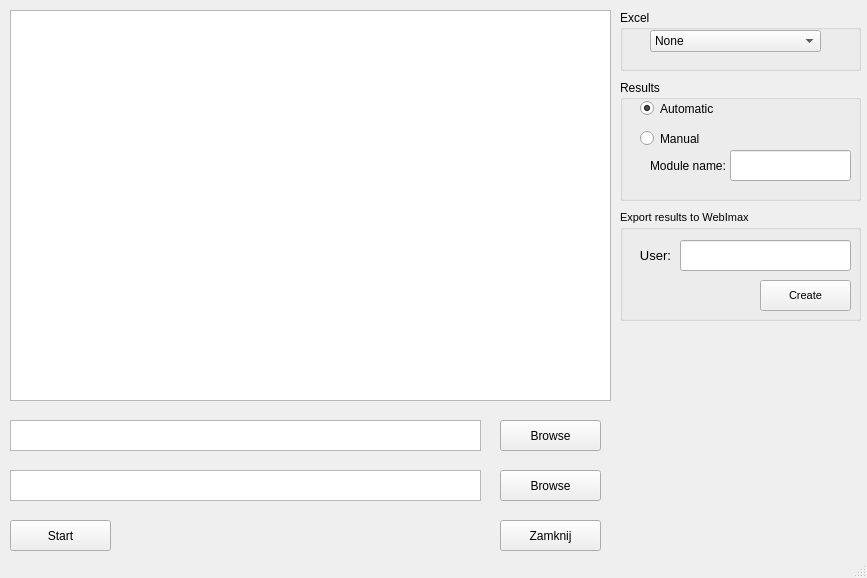
<?xml version="1.0" encoding="UTF-8"?>
<ui version="4.0">
 <class>MainWindow</class>
 <widget class="QMainWindow" name="MainWindow">
  <property name="enabled">
   <bool>true</bool>
  </property>
  <property name="geometry">
   <rect>
    <x>0</x>
    <y>0</y>
    <width>867</width>
    <height>578</height>
   </rect>
  </property>
  <property name="sizePolicy">
   <sizepolicy hsizetype="Preferred" vsizetype="Preferred">
    <horstretch>0</horstretch>
    <verstretch>0</verstretch>
   </sizepolicy>
  </property>
  <property name="minimumSize">
   <size>
    <width>867</width>
    <height>578</height>
   </size>
  </property>
  <property name="maximumSize">
   <size>
    <width>867</width>
    <height>578</height>
   </size>
  </property>
  <property name="sizeIncrement">
   <size>
    <width>0</width>
    <height>0</height>
   </size>
  </property>
  <property name="windowTitle">
   <string>TeRI</string>
  </property>
  <widget class="QWidget" name="centralwidget">
   <widget class="QTextEdit" name="resultWindow">
    <property name="enabled">
     <bool>true</bool>
    </property>
    <property name="geometry">
     <rect>
      <x>10</x>
      <y>10</y>
      <width>601</width>
      <height>391</height>
     </rect>
    </property>
    <property name="styleSheet">
     <string notr="true"/>
    </property>
   </widget>
   <widget class="QPushButton" name="button_close">
    <property name="geometry">
     <rect>
      <x>500</x>
      <y>520</y>
      <width>101</width>
      <height>31</height>
     </rect>
    </property>
    <property name="text">
     <string>Zamknij</string>
    </property>
   </widget>
   <widget class="QPushButton" name="browse_txt_button">
    <property name="geometry">
     <rect>
      <x>500</x>
      <y>420</y>
      <width>101</width>
      <height>31</height>
     </rect>
    </property>
    <property name="text">
     <string>Browse</string>
    </property>
   </widget>
   <widget class="QPushButton" name="browse_xls_button">
    <property name="geometry">
     <rect>
      <x>500</x>
      <y>470</y>
      <width>101</width>
      <height>31</height>
     </rect>
    </property>
    <property name="text">
     <string>Browse</string>
    </property>
   </widget>
   <widget class="QTextEdit" name="path_txt_window">
    <property name="enabled">
     <bool>true</bool>
    </property>
    <property name="geometry">
     <rect>
      <x>10</x>
      <y>420</y>
      <width>471</width>
      <height>31</height>
     </rect>
    </property>
    <property name="readOnly">
     <bool>false</bool>
    </property>
    <property name="overwriteMode">
     <bool>true</bool>
    </property>
   </widget>
   <widget class="QTextEdit" name="path_xls_window">
    <property name="geometry">
     <rect>
      <x>10</x>
      <y>470</y>
      <width>471</width>
      <height>31</height>
     </rect>
    </property>
    <property name="readOnly">
     <bool>false</bool>
    </property>
    <property name="overwriteMode">
     <bool>true</bool>
    </property>
   </widget>
   <widget class="QPushButton" name="startButton">
    <property name="geometry">
     <rect>
      <x>10</x>
      <y>520</y>
      <width>101</width>
      <height>31</height>
     </rect>
    </property>
    <property name="text">
     <string>Start</string>
    </property>
   </widget>
   <widget class="QGroupBox" name="excelSheets">
    <property name="geometry">
     <rect>
      <x>620</x>
      <y>10</y>
      <width>241</width>
      <height>61</height>
     </rect>
    </property>
    <property name="title">
     <string>Excel</string>
    </property>
    <property name="flat">
     <bool>false</bool>
    </property>
    <property name="checkable">
     <bool>false</bool>
    </property>
    <widget class="QComboBox" name="comboBox">
     <property name="geometry">
      <rect>
       <x>30</x>
       <y>20</y>
       <width>171</width>
       <height>22</height>
      </rect>
     </property>
     <item>
      <property name="text">
       <string>None</string>
      </property>
     </item>
    </widget>
   </widget>
   <widget class="QGroupBox" name="testRunType">
    <property name="geometry">
     <rect>
      <x>620</x>
      <y>80</y>
      <width>241</width>
      <height>121</height>
     </rect>
    </property>
    <property name="title">
     <string>Results</string>
    </property>
    <widget class="QRadioButton" name="automaticTestRun">
     <property name="geometry">
      <rect>
       <x>20</x>
       <y>20</y>
       <width>82</width>
       <height>17</height>
      </rect>
     </property>
     <property name="text">
      <string>Automatic</string>
     </property>
     <property name="checked">
      <bool>true</bool>
     </property>
    </widget>
    <widget class="QRadioButton" name="manualTestRun">
     <property name="geometry">
      <rect>
       <x>20</x>
       <y>50</y>
       <width>82</width>
       <height>17</height>
      </rect>
     </property>
     <property name="text">
      <string>Manual</string>
     </property>
     <property name="checked">
      <bool>false</bool>
     </property>
    </widget>
    <widget class="QLineEdit" name="moduleNumber">
     <property name="geometry">
      <rect>
       <x>110</x>
       <y>70</y>
       <width>121</width>
       <height>31</height>
      </rect>
     </property>
     <property name="font">
      <font>
       <pointsize>12</pointsize>
      </font>
     </property>
     <property name="text">
      <string/>
     </property>
    </widget>
    <widget class="QLabel" name="label_4">
     <property name="geometry">
      <rect>
       <x>30</x>
       <y>78</y>
       <width>81</width>
       <height>16</height>
      </rect>
     </property>
     <property name="text">
      <string>Module name:</string>
     </property>
    </widget>
   </widget>
   <widget class="QGroupBox" name="groupBox">
    <property name="geometry">
     <rect>
      <x>620</x>
      <y>210</y>
      <width>241</width>
      <height>111</height>
     </rect>
    </property>
    <property name="font">
     <font>
      <pointsize>8</pointsize>
     </font>
    </property>
    <property name="title">
     <string>Export results to WebImax</string>
    </property>
    <widget class="QPushButton" name="pushButtonCSVCreate">
     <property name="geometry">
      <rect>
       <x>140</x>
       <y>70</y>
       <width>91</width>
       <height>31</height>
      </rect>
     </property>
     <property name="text">
      <string>Create</string>
     </property>
    </widget>
    <widget class="QLabel" name="labelCSVUser">
     <property name="geometry">
      <rect>
       <x>10</x>
       <y>35</y>
       <width>51</width>
       <height>21</height>
      </rect>
     </property>
     <property name="font">
      <font>
       <pointsize>10</pointsize>
      </font>
     </property>
     <property name="text">
      <string>User:</string>
     </property>
     <property name="alignment">
      <set>Qt::AlignCenter</set>
     </property>
    </widget>
    <widget class="QLineEdit" name="lineEditCSVUser">
     <property name="geometry">
      <rect>
       <x>60</x>
       <y>30</y>
       <width>171</width>
       <height>31</height>
      </rect>
     </property>
     <property name="font">
      <font>
       <pointsize>10</pointsize>
      </font>
     </property>
    </widget>
   </widget>
  </widget>
  <widget class="QStatusBar" name="statusbar"/>
  <action name="actionZamknij">
   <property name="text">
    <string>Zamknij</string>
   </property>
  </action>
 </widget>
 <resources/>
 <connections>
  <connection>
   <sender>button_close</sender>
   <signal>clicked()</signal>
   <receiver>MainWindow</receiver>
   <slot>close()</slot>
   <hints>
    <hint type="sourcelabel">
     <x>556</x>
     <y>559</y>
    </hint>
    <hint type="destinationlabel">
     <x>620</x>
     <y>574</y>
    </hint>
   </hints>
  </connection>
 </connections>
</ui>
